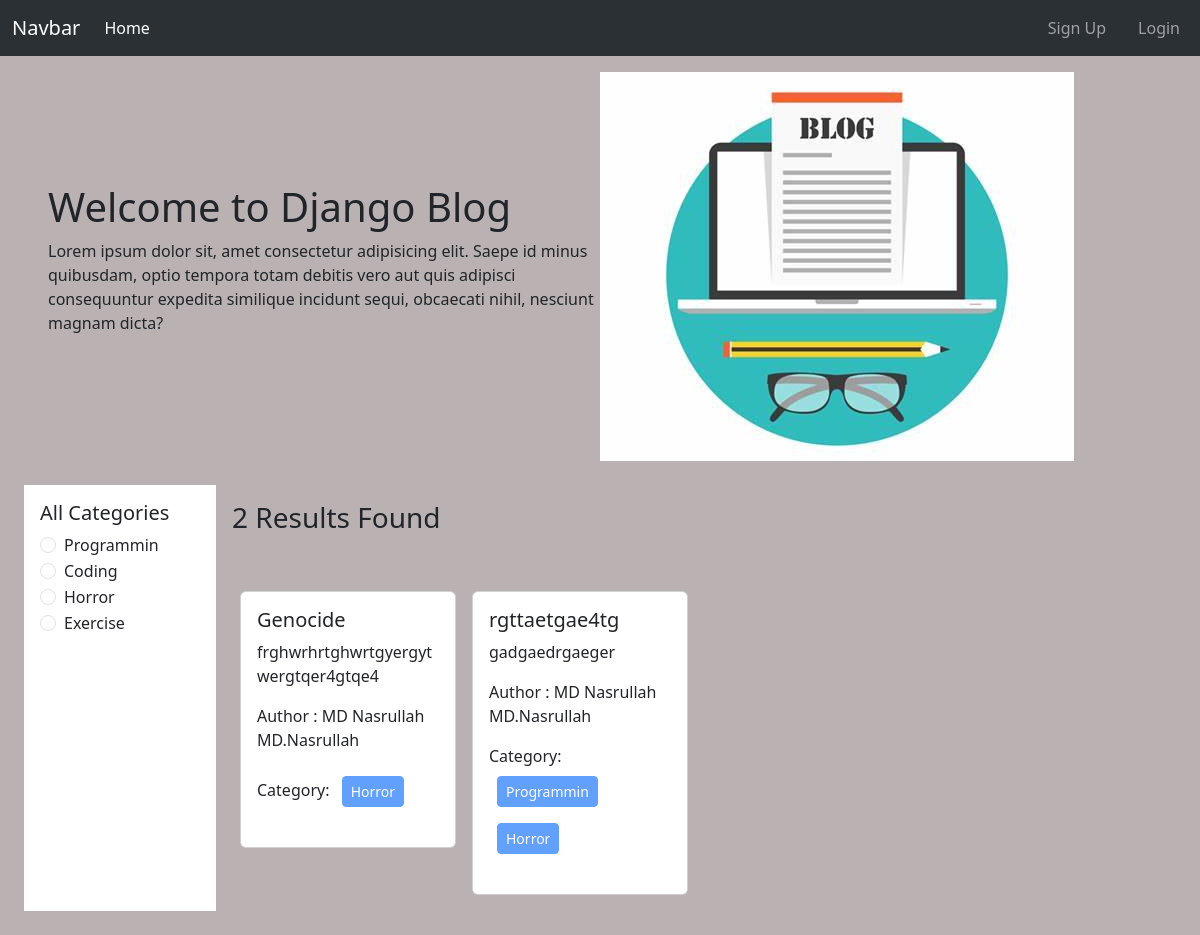
The page / on the database its author committed.
### categories/models.py (models this page shows, shortened)
class Category(models.Model):
    name = models.CharField(max_length=100, unique=True)
    slug = models.SlugField(max_length=100,unique=True, blank=True, null=True)

### posts/models.py (models this page shows)
class Post(models.Model):
    title = models.CharField(max_length=100)
    content = models.TextField()
    category = models.ManyToManyField(Category)
    author = models.ForeignKey(User, on_delete=models.CASCADE)
    def __str__(self):
        return self.title

### project_8/views.py (the view)
# urls.py: 2. Add a URL to urlpatterns:  path('', views.home, name='home')
def home(request, category_slug = None):
    data = Post.objects.all()
    if category_slug is not None:
        category = Category.objects.get(slug=category_slug)
        data = Post.objects.filter(category = category)
    categories = Category.objects.all()
    print(data)
    return render(request, 'home.html', {'data': data, 'categories': categories})

### templates/home.html
{% extends "base.html" %}
{% load static %}
{% load crispy_forms_tags %} {% block content %}
<div class="d-flex flex-wrap px-5 pt-3 align-items-center">
  <div class="col-6">
    <h1>Welcome to Django Blog</h1>
    <p>Lorem ipsum dolor sit, amet consectetur adipisicing elit. Saepe id minus quibusdam, optio tempora totam debitis vero aut quis adipisci consequuntur expedita similique incidunt sequi, obcaecati nihil, nesciunt magnam dicta?</p>
  </div>
  <div class="col-6">
    <img src="{% static 'blog.jpg' %}" alt="">
  </div>
</div>
<div class="d-flex flex-wrap p-4">
  <div class="col-2 bg-white p-3">
    <h5>All Categories</h5>
    {% for cat in categories %}
    <div class="form-check">
      <input class="form-check-input" type="radio" name="categories" id="{{cat.id}}">
      <label class="form-check-label" for="{{cat.id}}">
        <a class="text-decoration-none text-dark" href="{% url 'category_wise_post' cat.slug %} ">{{cat.name}}</a>
      </label>
    </div>
    {% endfor %}
  </div>
  <div class="col-10 p-3">
    <h3>{{data | length }} Results Found</h3>
    <div class="d-flex flex-wrap pt-5">
    {% for data in data %}
    <div class="col-sm-3">
      <div class="card mx-2">
        <div class="card-body">
          <h5 class="card-title">{{data.title}}</h5>
          <p class="card-text">
            {{data.content}}
          </p>
          <p>Author : {{data.author.first_name}} {{data.author.last_name}}</p>
          <p>
            Category: {% for cat in data.category.all %}
            <button class="btn btn-primary btn-sm m-2" disabled> {{cat.name}} </button>
            {% endfor %}
          </p>
        </div>
      </div>
    </div>
    {% endfor %}
    </div>
  </div>
</div>
{% endblock %}

### templates/base.html (shortened to what this page needs)
<!doctype html>
<html lang="en">
<head>
    <link href="https://cdn.jsdelivr.net/npm/bootstrap@5.3.3/dist/css/bootstrap.min.css" rel="stylesheet">
</head>
<body style="background-color: #bab2b2;">
    <nav class="navbar navbar-expand-lg bg-body-tertiary" data-bs-theme="dark">
        <div class="container-fluid">
            <a class="navbar-brand" href="{% url 'homepage' %}">Navbar</a>
            <div class="collapse navbar-collapse" id="navbarNavAltMarkup">
                <div class="navbar-nav">
                    <a class="nav-link active" aria-current="page" href="{% url 'homepage' %}">Home</a>
                </div>
                <div class="navbar-nav ms-auto">
                    {% if request.user.is_authenticated %}
                    <a class="btn btn-primary nav-link mx-3" href="{% url 'profile' %}">Profile</a>
                    <a class="btn btn-danger nav-link mx-3" href="{% url 'logout' %}">Logout</a>
                    {% else %}
                    <a class="btn btn-primary nav-link mx-3" href="{% url 'register' %}">Sign Up</a>
                    <a class="btn btn-warning nav-link" href="{% url 'login' %}">Login</a>
                    {% endif %}
                </div>
            </div>
        </div>
    </nav>
        {% block content %} {% endblock %}
</body>
</html>

### rows shown on the page
Category: name "Programmin"
Category: name "Coding"
Category: name "Horror"
Category: name "Exercise"
Post: title "Genocide", content "frghwrhrtghwrtgyergytwergtqer4gtqe4", author.first_name "MD Nasrullah", author.last_name "MD.Nasrullah"
Post: title "rgttaetgae4tg", content "gadgaedrgaeger", author.first_name "MD Nasrullah", author.last_name "MD.Nasrullah"

### other values the page prints
{{ data | length }} "2"
